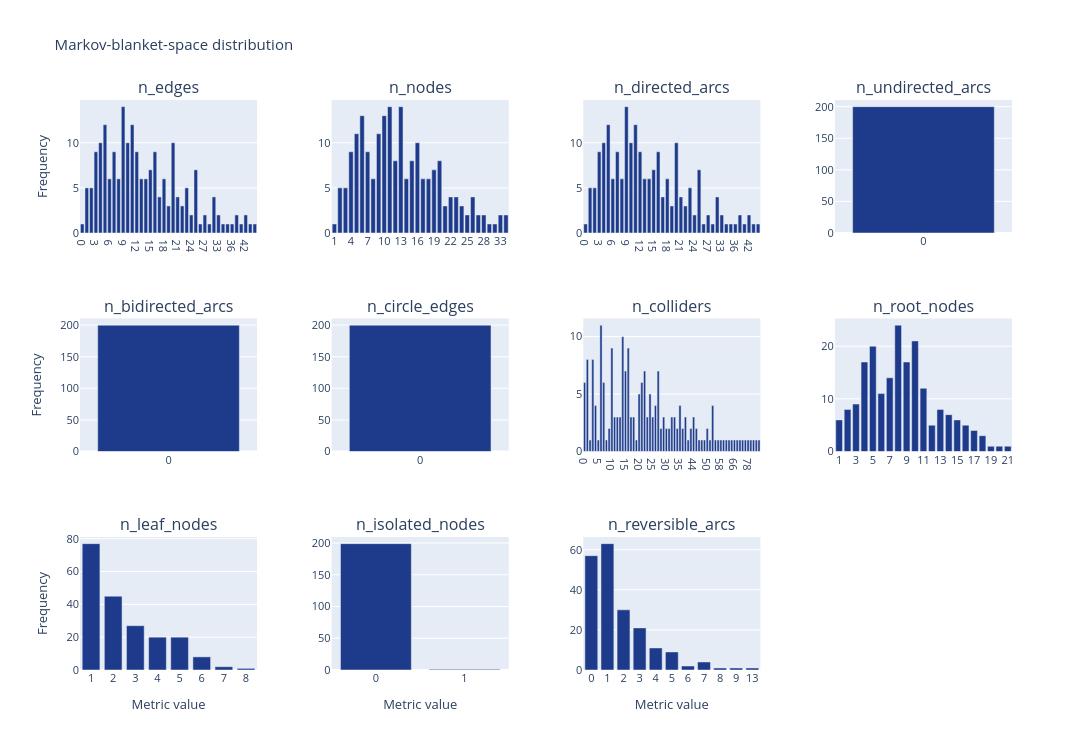

This figure's notebook cell:
### Markdown cell above
## Feature 3 — analyse the MB space

`bnm.analyse_mb(g)` plots, for each descriptive metric, a value-count bar chart over the n MBs. Useful for characterising how heterogeneous the local structure is.

### Code cell
bnm.analyse_mb(dag)

### Figure 1 — Plotly figure (JSON) as saved in the notebook; plotly's stock layout.template omitted (floating-point values rounded to 4 significant figures)
{"data": [{"marker": {"color": "#1E3A8A"}, "name": "n_edges", "showlegend": false, "type": "bar", "x": ["0", "1", "2", "3", "4", "5", "6", "7", "8", "9", "10", "11", "12", "13", "14", "15", "16", "17", "18", "19", "20", "21", "22", "23", "24", "25", "26", "27", "28", "29", "33", "34", "35", "36", "37", "41", "42", "45", "48"], "xaxis": "x", "y": [1, 5, 5, 9, 10, 12, 6, 9, 6, 14, 10, 12, 9, 6, 6, 7, 9, 4, 6, 3, 10, 4, 3, 5, 2, 7, 1, 2, 1, 4, 2, 1, 1, 1, 2, 1, 2, 1, 1], "yaxis": "y"}, {"marker": {"color": "#1E3A8A"}, "name": "n_nodes", "showlegend": false, "type": "bar", "x": ["1", "2", "3", "4", "5", "6", "7", "8", "9", "10", "11", "12", "13", "14", "15", "16", "17", "18", "19", "20", "21", "22", "23", "24", "25", "26", "27", "28", "31", "32", "33", "36"], "xaxis": "x2", "y": [1, 5, 5, 9, 11, 13, 9, 6, 11, 13, 14, 8, 14, 6, 8, 10, 6, 6, 7, 8, 3, 4, 4, 3, 2, 4, 2, 2, 1, 1, 2, 2], "yaxis": "y2"}, {"marker": {"color": "#1E3A8A"}, "name": "n_directed_arcs", "showlegend": false, "type": "bar", "x": ["0", "1", "2", "3", "4", "5", "6", "7", "8", "9", "10", "11", "12", "13", "14", "15", "16", "17", "18", "19", "20", "21", "22", "23", "24", "25", "26", "27", "28", "29", "33", "34", "35", "36", "37", "41", "42", "45", "48"], "xaxis": "x3", "y": [1, 5, 5, 9, 10, 12, 6, 9, 6, 14, 10, 12, 9, 6, 6, 7, 9, 4, 6, 3, 10, 4, 3, 5, 2, 7, 1, 2, 1, 4, 2, 1, 1, 1, 2, 1, 2, 1, 1], "yaxis": "y3"}, {"marker": {"color": "#1E3A8A"}, "name": "n_undirected_arcs", "showlegend": false, "type": "bar", "x": ["0"], "xaxis": "x4", "y": [200], "yaxis": "y4"}, {"marker": {"color": "#1E3A8A"}, "name": "n_bidirected_arcs", "showlegend": false, "type": "bar", "x": ["0"], "xaxis": "x5", "y": [200], "yaxis": "y5"}, {"marker": {"color": "#1E3A8A"}, "name": "n_circle_edges", "showlegend": false, "type": "bar", "x": ["0"], "xaxis": "x6", "y": [200], "yaxis": "y6"}, {"marker": {"color": "#1E3A8A"}, "name": "n_colliders", "showlegend": false, "type": "bar", "x": ["0", "1", "2", "3", "4", "5", "6", "7", "8", "9", "10", "11", "12", "13", "14", "15", "16", "17", "18", "19", "20", "21", "22", "23", "24", "25", "26", "27", "28", "29", "30", "31", "32", "33", "34", "35", "36", "37", "40", "41", "44", "45", "47", "48", "49", "50", "51", "54", "55", "56", "58", "59", "61", "62", "65", "66", "69", "70", "75", "76", "78", "79", "81", "85", "98"], "xaxis": "x7", "y": [6, 8, 1, 8, 4, 1, 11, 6, 1, 2, 9, 3, 3, 3, 10, 7, 9, 3, 3, 1, 5, 6, 7, 3, 5, 3, 4, 7, 2, 3, 2, 2, 3, 3, 2, 4, 2, 3, 1, 2, 3, 2, 1, 1, 1, 2, 1, 4, 1, 1, 1, 1, 1, 1, 1, 1, 1, 1, 1, 1, 1, 1, 1, 1, 1], "yaxis": "y7"}, {"marker": {"color": "#1E3A8A"}, "name": "n_root_nodes", "showlegend": false, "type": "bar", "x": ["1", "2", "3", "4", "5", "6", "7", "8", "9", "10", "11", "12", "13", "14", "15", "16", "17", "18", "19", "20", "21"], "xaxis": "x8", "y": [6, 8, 9, 17, 20, 11, 14, 24, 17, 21, 12, 5, 8, 7, 6, 5, 4, 3, 1, 1, 1], "yaxis": "y8"}, {"marker": {"color": "#1E3A8A"}, "name": "n_leaf_nodes", "showlegend": false, "type": "bar", "x": ["1", "2", "3", "4", "5", "6", "7", "8"], "xaxis": "x9", "y": [77, 45, 27, 20, 20, 8, 2, 1], "yaxis": "y9"}, {"marker": {"color": "#1E3A8A"}, "name": "n_isolated_nodes", "showlegend": false, "type": "bar", "x": ["0", "1"], "xaxis": "x10", "y": [199, 1], "yaxis": "y10"}, {"marker": {"color": "#1E3A8A"}, "name": "n_reversible_arcs", "showlegend": false, "type": "bar", "x": ["0", "1", "2", "3", "4", "5", "6", "7", "8", "9", "13"], "xaxis": "x11", "y": [57, 63, 30, 21, 11, 9, 2, 4, 1, 1, 1], "yaxis": "y11"}], "layout": {"annotations": [{"font": {"size": 16}, "showarrow": false, "text": "n_edges", "x": 0.095, "xanchor": "center", "xref": "paper", "y": 1.0, "yanchor": "bottom", "yref": "paper"}, {"font": {"size": 16}, "showarrow": false, "text": "n_nodes", "x": 0.365, "xanchor": "center", "xref": "paper", "y": 1.0, "yanchor": "bottom", "yref": "paper"}, {"font": {"size": 16}, "showarrow": false, "text": "n_directed_arcs", "x": 0.635, "xanchor": "center", "xref": "paper", "y": 1.0, "yanchor": "bottom", "yref": "paper"}, {"font": {"size": 16}, "showarrow": false, "text": "n_undirected_arcs", "x": 0.905, "xanchor": "center", "xref": "paper", "y": 1.0, "yanchor": "bottom", "yref": "paper"}, {"font": {"size": 16}, "showarrow": false, "text": "n_bidirected_arcs", "x": 0.095, "xanchor": "center", "xref": "paper", "y": 0.6167, "yanchor": "bottom", "yref": "paper"}, {"font": {"size": 16}, "showarrow": false, "text": "n_circle_edges", "x": 0.365, "xanchor": "center", "xref": "paper", "y": 0.6167, "yanchor": "bottom", "yref": "paper"}, {"font": {"size": 16}, "showarrow": false, "text": "n_colliders", "x": 0.635, "xanchor": "center", "xref": "paper", "y": 0.6167, "yanchor": "bottom", "yref": "paper"}, {"font": {"size": 16}, "showarrow": false, "text": "n_root_nodes", "x": 0.905, "xanchor": "center", "xref": "paper", "y": 0.6167, "yanchor": "bottom", "yref": "paper"}, {"font": {"size": 16}, "showarrow": false, "text": "n_leaf_nodes", "x": 0.095, "xanchor": "center", "xref": "paper", "y": 0.2333, "yanchor": "bottom", "yref": "paper"}, {"font": {"size": 16}, "showarrow": false, "text": "n_isolated_nodes", "x": 0.365, "xanchor": "center", "xref": "paper", "y": 0.2333, "yanchor": "bottom", "yref": "paper"}, {"font": {"size": 16}, "showarrow": false, "text": "n_reversible_arcs", "x": 0.635, "xanchor": "center", "xref": "paper", "y": 0.2333, "yanchor": "bottom", "yref": "paper"}], "font": {"size": 11}, "height": 750, "margin": {"t": 100}, "title": {"text": "Markov-blanket-space distribution"}, "width": 1120, "xaxis": {"anchor": "y", "domain": [0.0, 0.19]}, "xaxis10": {"anchor": "y10", "domain": [0.27, 0.46], "title": {"text": "Metric value"}}, "xaxis11": {"anchor": "y11", "domain": [0.54, 0.73], "title": {"text": "Metric value"}}, "xaxis12": {"anchor": "y12", "domain": [0.81, 1.0], "title": {"text": "Metric value"}}, "xaxis2": {"anchor": "y2", "domain": [0.27, 0.46]}, "xaxis3": {"anchor": "y3", "domain": [0.54, 0.73]}, "xaxis4": {"anchor": "y4", "domain": [0.81, 1.0]}, "xaxis5": {"anchor": "y5", "domain": [0.0, 0.19]}, "xaxis6": {"anchor": "y6", "domain": [0.27, 0.46]}, "xaxis7": {"anchor": "y7", "domain": [0.54, 0.73]}, "xaxis8": {"anchor": "y8", "domain": [0.81, 1.0]}, "xaxis9": {"anchor": "y9", "domain": [0.0, 0.19], "title": {"text": "Metric value"}}, "yaxis": {"anchor": "x", "domain": [0.7667, 1.0], "title": {"text": "Frequency"}}, "yaxis10": {"anchor": "x10", "domain": [0.0, 0.2333]}, "yaxis11": {"anchor": "x11", "domain": [0.0, 0.2333]}, "yaxis12": {"anchor": "x12", "domain": [0.0, 0.2333]}, "yaxis2": {"anchor": "x2", "domain": [0.7667, 1.0]}, "yaxis3": {"anchor": "x3", "domain": [0.7667, 1.0]}, "yaxis4": {"anchor": "x4", "domain": [0.7667, 1.0]}, "yaxis5": {"anchor": "x5", "domain": [0.3833, 0.6167], "title": {"text": "Frequency"}}, "yaxis6": {"anchor": "x6", "domain": [0.3833, 0.6167]}, "yaxis7": {"anchor": "x7", "domain": [0.3833, 0.6167]}, "yaxis8": {"anchor": "x8", "domain": [0.3833, 0.6167]}, "yaxis9": {"anchor": "x9", "domain": [0.0, 0.2333], "title": {"text": "Frequency"}}}}
